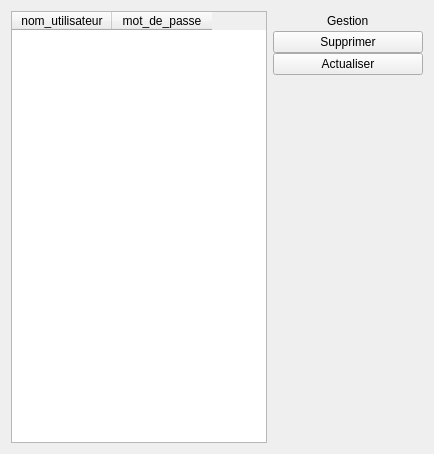
         <widget class="QWidget" name="page_utilisateur">
          <attribute name="title">
           <string>Utilisateurs</string>
          </attribute>
          <layout class="QHBoxLayout" name="horizontalLayout_40">
           <item>
            <widget class="QWidget" name="utilisateur_main_page" native="true">
             <layout class="QHBoxLayout" name="horizontalLayout_32">
              <property name="spacing">
               <number>0</number>
              </property>
              <property name="leftMargin">
               <number>0</number>
              </property>
              <property name="topMargin">
               <number>0</number>
              </property>
              <property name="rightMargin">
               <number>0</number>
              </property>
              <property name="bottomMargin">
               <number>0</number>
              </property>
              <item>
               <widget class="QTableWidget" name="table_produit_11">
                <column>
                 <property name="text">
                  <string>nom_utilisateur</string>
                 </property>
                </column>
                <column>
                 <property name="text">
                  <string>mot_de_passe</string>
                 </property>
                </column>
               </widget>
              </item>
             </layout>
            </widget>
           </item>
           <item>
            <widget class="QWidget" name="widget_25" native="true">
             <property name="minimumSize">
              <size>
               <width>150</width>
               <height>0</height>
              </size>
             </property>
             <property name="maximumSize">
              <size>
               <width>150</width>
               <height>16777215</height>
              </size>
             </property>
             <layout class="QVBoxLayout" name="verticalLayout_13">
              <property name="spacing">
               <number>0</number>
              </property>
              <property name="leftMargin">
               <number>0</number>
              </property>
              <property name="topMargin">
               <number>0</number>
              </property>
              <property name="rightMargin">
               <number>0</number>
              </property>
              <property name="bottomMargin">
               <number>0</number>
              </property>
              <item>
               <layout class="QHBoxLayout" name="horizontalLayout_31">
                <item>
                 <spacer name="horizontalSpacer_25">
                  <property name="orientation">
                   <enum>Qt::Horizontal</enum>
                  </property>
                  <property name="sizeHint" stdset="0">
                   <size>
                    <width>40</width>
                    <height>20</height>
                   </size>
                  </property>
                 </spacer>
                </item>
                <item>
                 <widget class="QLabel" name="label_13">
                  <property name="text">
                   <string>Gestion</string>
                  </property>
                 </widget>
                </item>
                <item>
                 <spacer name="horizontalSpacer_26">
                  <property name="orientation">
                   <enum>Qt::Horizontal</enum>
                  </property>
                  <property name="sizeHint" stdset="0">
                   <size>
                    <width>40</width>
                    <height>20</height>
                   </size>
                  </property>
                 </spacer>
                </item>
               </layout>
              </item>
              <item>
               <widget class="QPushButton" name="supprimer_utilisateur_btn">
                <property name="text">
                 <string>Supprimer</string>
                </property>
               </widget>
              </item>
              <item>
               <widget class="QPushButton" name="actualiser_utilisateur_btn">
                <property name="text">
                 <string>Actualiser</string>
                </property>
               </widget>
              </item>
              <item>
               <spacer name="verticalSpacer_13">
                <property name="orientation">
                 <enum>Qt::Vertical</enum>
                </property>
                <property name="sizeHint" stdset="0">
                 <size>
                  <width>20</width>
                  <height>368</height>
                 </size>
                </property>
               </spacer>
              </item>
             </layout>
            </widget>
           </item>
          </layout>
         </widget>
